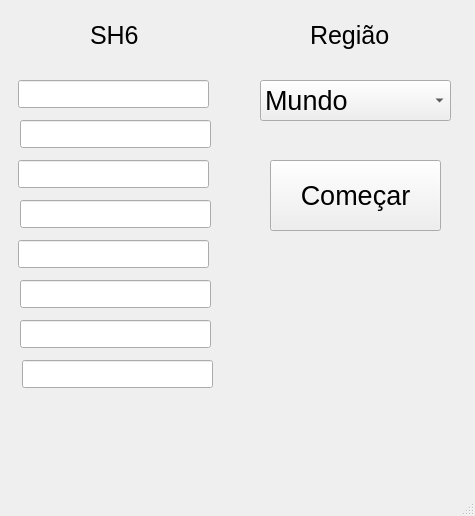
<?xml version="1.0" encoding="UTF-8"?>
<ui version="4.0">
 <class>MainWindow</class>
 <widget class="QMainWindow" name="MainWindow">
  <property name="geometry">
   <rect>
    <x>0</x>
    <y>0</y>
    <width>475</width>
    <height>516</height>
   </rect>
  </property>
  <property name="windowTitle">
   <string>MainWindow</string>
  </property>
  <widget class="QWidget" name="centralwidget">
   <widget class="QPushButton" name="pushButton">
    <property name="geometry">
     <rect>
      <x>270</x>
      <y>160</y>
      <width>171</width>
      <height>71</height>
     </rect>
    </property>
    <property name="font">
     <font>
      <pointsize>20</pointsize>
     </font>
    </property>
    <property name="text">
     <string>Começar</string>
    </property>
   </widget>
   <widget class="QLabel" name="label">
    <property name="geometry">
     <rect>
      <x>90</x>
      <y>20</y>
      <width>51</width>
      <height>31</height>
     </rect>
    </property>
    <property name="font">
     <font>
      <pointsize>19</pointsize>
     </font>
    </property>
    <property name="text">
     <string>SH6</string>
    </property>
   </widget>
   <widget class="QLineEdit" name="lineEdit_8">
    <property name="geometry">
     <rect>
      <x>22</x>
      <y>360</y>
      <width>191</width>
      <height>28</height>
     </rect>
    </property>
   </widget>
   <widget class="QComboBox" name="comboBox">
    <property name="geometry">
     <rect>
      <x>260</x>
      <y>80</y>
      <width>191</width>
      <height>41</height>
     </rect>
    </property>
    <property name="font">
     <font>
      <pointsize>20</pointsize>
     </font>
    </property>
    <item>
     <property name="text">
      <string>Mundo</string>
     </property>
    </item>
    <item>
     <property name="text">
      <string>Europa</string>
     </property>
    </item>
    <item>
     <property name="text">
      <string>Mercosul</string>
     </property>
    </item>
    <item>
     <property name="text">
      <string>América do Sul</string>
     </property>
    </item>
    <item>
     <property name="text">
      <string>Américas</string>
     </property>
    </item>
    <item>
     <property name="text">
      <string>APAC</string>
     </property>
    </item>
    <item>
     <property name="text">
      <string>África</string>
     </property>
    </item>
   </widget>
   <widget class="QLineEdit" name="lineEdit_9">
    <property name="geometry">
     <rect>
      <x>20</x>
      <y>320</y>
      <width>191</width>
      <height>28</height>
     </rect>
    </property>
   </widget>
   <widget class="QLineEdit" name="lineEdit_10">
    <property name="geometry">
     <rect>
      <x>18</x>
      <y>240</y>
      <width>191</width>
      <height>28</height>
     </rect>
    </property>
   </widget>
   <widget class="QLineEdit" name="lineEdit_11">
    <property name="geometry">
     <rect>
      <x>20</x>
      <y>280</y>
      <width>191</width>
      <height>28</height>
     </rect>
    </property>
   </widget>
   <widget class="QLineEdit" name="lineEdit_12">
    <property name="geometry">
     <rect>
      <x>18</x>
      <y>160</y>
      <width>191</width>
      <height>28</height>
     </rect>
    </property>
   </widget>
   <widget class="QLineEdit" name="lineEdit_13">
    <property name="geometry">
     <rect>
      <x>20</x>
      <y>200</y>
      <width>191</width>
      <height>28</height>
     </rect>
    </property>
   </widget>
   <widget class="QLineEdit" name="lineEdit_14">
    <property name="geometry">
     <rect>
      <x>18</x>
      <y>80</y>
      <width>191</width>
      <height>28</height>
     </rect>
    </property>
   </widget>
   <widget class="QLineEdit" name="lineEdit_15">
    <property name="geometry">
     <rect>
      <x>20</x>
      <y>120</y>
      <width>191</width>
      <height>28</height>
     </rect>
    </property>
   </widget>
   <widget class="QLabel" name="label_2">
    <property name="geometry">
     <rect>
      <x>310</x>
      <y>20</y>
      <width>91</width>
      <height>31</height>
     </rect>
    </property>
    <property name="font">
     <font>
      <pointsize>19</pointsize>
     </font>
    </property>
    <property name="text">
     <string>Região</string>
    </property>
   </widget>
  </widget>
  <widget class="QMenuBar" name="menubar">
   <property name="geometry">
    <rect>
     <x>0</x>
     <y>0</y>
     <width>475</width>
     <height>25</height>
    </rect>
   </property>
  </widget>
  <widget class="QStatusBar" name="statusbar"/>
 </widget>
 <resources/>
 <connections/>
</ui>
